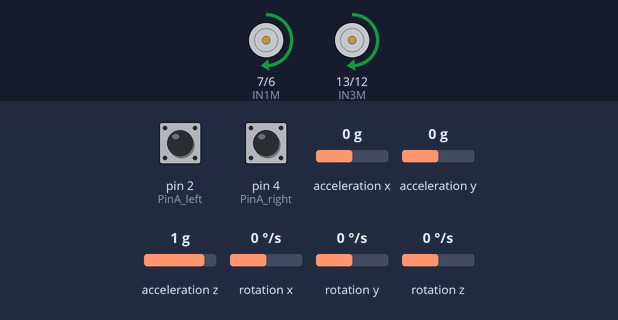
Recording of a sketch running on a simulated Arduino Uno, built with avr-gcc and run on an emulated ATmega328P. Shown: motor-driver pin pairs drawn as motors (green arrow = first pin HIGH = forward, orange = second pin HIGH = backward, longer = more drive, scaled by the enable pin). Wiring (inferred from the names in the program): MPU-6050 motion sensor at I2C address 0x68. The inputs (shaded band) are chosen by the test bench; at power-on: acceleration y 0 g, rotation x 0 °/s, pin 2 (PinA_left) LOW, pin 4 (PinA_right) LOW, acceleration x 0 g, acceleration z 1 g, rotation y 0 °/s, rotation z 0 °/s.

Above: at 12.2 s.
12.3 s: acceleration y set to -1.4 g
At 14.1 s:
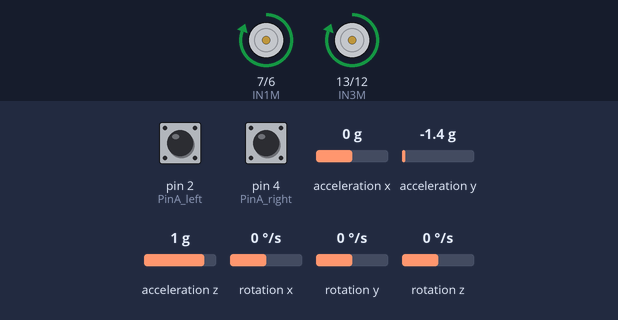
14.4 s: rotation x set to -192 °/s
At 15.4 s:
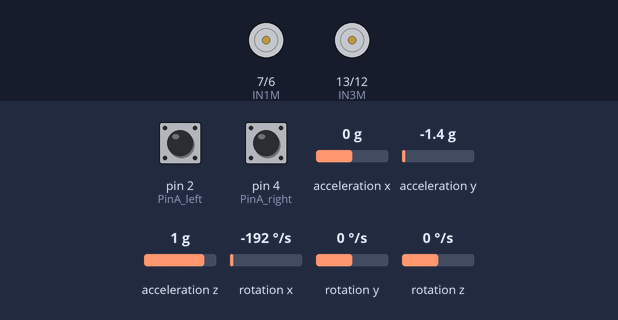
Timing chart, 0 to 17.4 s (numbered marks = the images above; inputs shaded):
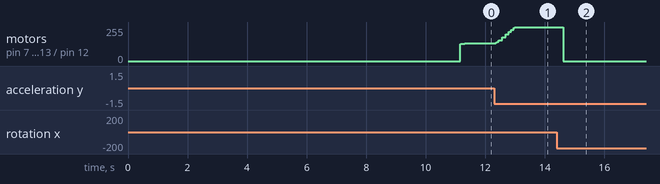

Measured:
- after the input at 12.3 s, motor on pin 7 (IN1M) / pin 6 (IN2M), motor on pin 13 (IN3M) / pin 12 (IN4M): moves from forward 132/255 to forward 255/255 over 0.67 s, starting at once
- after the input at 14.4 s, motor on pin 7 (IN1M) / pin 6 (IN2M), motor on pin 13 (IN3M) / pin 12 (IN4M): forward 255/255 → stopped after 0.22 s

The sketch:

TwoWheelSelf-BalancingRobot.ino
```cpp
 #include "PinChangeInt.h"
#include <Wire.h>
#include "MsTimer2.h"

int IN1M = 7;
int IN2M = 6;
int IN3M = 13;
int IN4M = 12;
int PWMA = 9;
int PWMB = 10;

#define run_car '1'
#define back_car '2'
#define left_car '3'
#define right_car '4'
#define stop_car '0'
enum{
  enSTOP =0,
  enRUN,
  enBACK,
  enLEFT,
  enRIGHT,
  enTLEFT,
  enTRIGHT
} enCarState;
int g_carstate = enSTOP;
String inputString = "";

//Encoder count signal
int PinA_left = 2;  //Interrupt 0
int PinA_right = 4; //Interrupt 1

//Declaring some global variables
int gyro_x, gyro_y, gyro_z;
long acc_x, acc_y, acc_z, acc_total_vector;
int temperature;
long gyro_x_cal, gyro_y_cal, gyro_z_cal;
long loop_timer;
int lcd_loop_counter;
float angle_pitch, angle_roll, angle_yaw;
int angle_pitch_buffer, angle_roll_buffer;
boolean set_gyro_angles;
float angle_roll_acc, angle_pitch_acc;
float angle_pitch_output, angle_roll_output;

float dt = 0.005;
float angleoutput;
double speedoutput = 0;
double E=0;
double kp = 45, ki =0 , kd = 3;
double kp_speed =2.5, ki_speed = 0.25, kd_speed = 0;
double kp_turn = 23, ki_turn = 0, kd_turn = 0.3;
double p0 = 0;

float angle0 = 0;
int pwm1,pwm2,stopl,stopr,pulseleft,pulseright;
float speeds_filterold = 0;
float positions = 0;
volatile long count_right = 0;
volatile long count_left = 0;
int speedcc = 0;
int front = 0, back = 0, turnl = 0, turnr = 0, spinl = 0, spinr = 0, turnOutput = 0;
int turnCount;
int rpluse = 0;
int lpluse = 0;
int sumam;
void resetCarState(){
  front = 0;
  back = 0;
  turnl = 0;
  turnr = 0;
  spinl = 0;
  spinr = 0;
  turnOutput = 0;
}

void countpluse()
{
  lpluse = count_left;
  rpluse = count_right;
  count_left = 0;
  count_right = 0;

  if ((pwm1 < 0) && (pwm2 < 0))//The direction of the trolley motion is judged to be backward (PWM is the motor voltage is negative) and the number of pulses is negative.
  {
    rpluse = -rpluse;
    lpluse = -lpluse;
  }
  else if ((pwm1 > 0) && (pwm2 > 0))//The direction of the trolley motion is judged to be forward (PWM is the motor voltage is positive) and the number of pulses is negative.
  {
    rpluse = rpluse;
    lpluse = lpluse;
  }
  else if ((pwm1 < 0) && (pwm2 > 0))//The direction of the trolley motion is judged to be forward (PWM is the motor voltage is positive) and the number of pulses is negative.
  {
    rpluse = rpluse;
    lpluse = -lpluse;
  }
  else if ((pwm1 > 0) && (pwm2 < 0))//The direction of trolley motion determines that the number of left rotation and right pulse is negative, and the number of left pulses is positive.
  {
    rpluse = -rpluse;
    lpluse = lpluse;
  }
  pulseright += rpluse;
  pulseleft += lpluse;
  sumam = pulseright + pulseleft;
}
/********************Angle PID********************/
void angleout()
{
  E += angle_pitch_output;
  angleoutput = kp * angle_pitch_output +ki*E + kd * gyro_x;

}

void mpu_6050_calibration(){
  for (int cal_int = 0; cal_int < 2000 ; cal_int ++){                  //Run this code 2000 times

    read_mpu_6050_data();                                              //Read the raw acc and gyro data from the MPU-6050
    gyro_x_cal += gyro_x;                                              //Add the gyro x-axis offset to the gyro_x_cal variable
    gyro_y_cal += gyro_y;                                              //Add the gyro y-axis offset to the gyro_y_cal variable
    gyro_z_cal += gyro_z;                                              //Add the gyro z-axis offset to the gyro_z_cal variable
    delay(3);                                                          //Delay 3us to simulate the 250Hz program loop
  }
  gyro_x_cal /= 2000;                                                  //Divide the gyro_x_cal variable by 2000 to get the avarage offset
  gyro_y_cal /= 2000;                                                  //Divide the gyro_y_cal variable by 2000 to get the avarage offset
  gyro_z_cal /= 2000;
}
/********************Interrupt timing 5ms timing interrupt********************/
void inter()
{
  sei();//enable interrupt
  countpluse();//Pulse superposition subfunction
  angle_data();
  angleout();
  speedcc++;
  if (speedcc >= 10)//50ms enter speed control
  {
    speedoutput = speedpiout(kp_speed, ki_speed, kd_speed, front, back, p0);
    speedcc = 0;
  }
  turnCount++;
  if(turnCount > 4){
    turnOutput = turnSpin(turnl, turnr, spinl, spinr, kp_turn, kd_turn,gyro_z);
    turnCount = 0;
  }
  BalanceCar(speedoutput, turnOutput, angle_pitch_output, front, back, IN1M, IN2M, IN3M, IN4M, PWMA, PWMB);//Total PWM output of car
}

/********************Interrupt timing 5ms timing interrupt********************/

/********************Initialization settings********************/
void setup() {
  // TB6612FNGN Driver module control signal initialization
  pinMode(IN1M, OUTPUT);//Control the direction of motor 1, 01 is positive, 10 is reverse.
  pinMode(IN2M, OUTPUT);
  pinMode(IN3M, OUTPUT);//Control the direction of motor 2, 01 is positive, 10 is reverse.
  pinMode(IN4M, OUTPUT);
  pinMode(PWMA, OUTPUT);//PWM of left motor
  pinMode(PWMB, OUTPUT);//PWM of right motor
  //Initializing motor drive module
  digitalWrite(IN1M, 0);
  digitalWrite(IN2M, 1);
  digitalWrite(IN3M, 0);
  digitalWrite(IN4M, 1);
  analogWrite(PWMA, 0);
  analogWrite(PWMB, 0);
  //Speed dial input
  pinMode(PinA_left, INPUT);
  pinMode(PinA_right, INPUT);
  delay(1500);
  pwm1 = 0;
  pwm2 = 0;
  Serial.begin(9600);
  Wire.begin();
  setup_mpu_6050_registers();
  mpu_6050_calibration();

  MsTimer2::set(5, inter);
  MsTimer2::start();
}

void loop()
{
  attachInterrupt(digitalPinToInterrupt(PinA_left), Code_left, CHANGE);
  attachPinChangeInterrupt(PinA_right, Code_right, CHANGE);

  while(Serial.available()){
    char c = Serial.read();
    inputString += c;
  }
  if(inputString.length()>0){
    Serial.println(inputString);
    if(inputString == "F"){
      g_carstate = enRUN;
    }
    if(inputString == "B"){
      g_carstate = enBACK;
    }
    if(inputString == "L"){
      g_carstate = enLEFT;
    }
    if(inputString == "R"){
      g_carstate = enRIGHT;
    }
    if(inputString == "S"){
      g_carstate = enSTOP;
    }
    if(inputString == "E"){
      g_carstate = enTLEFT;
    }
    if(inputString == "I"){
      g_carstate = enTRIGHT;
    }
    inputString ="";
  }

a:  switch(g_carstate){
    case enSTOP : front = 0; back = 0; turnl = 0; turnr = 0; spinl = 0; spinr = 0; turnOutput = 0; break;
    case enRUN : resetCarState(); front = 250; break;
    case enBACK : resetCarState(); back = -250; break;
    case enLEFT : turnl = 1; break;
    case enRIGHT : turnr = 1; break;
    case enTLEFT : spinl = 1; break;
    case enTRIGHT : spinr = 1; break;
    default : front = 0; back = 0; turnl = 0; turnr = 0; spinl = 0; spinr = 0; turnOutput = 0; break;
  }
}

void Code_left()
{
  count_left ++;
}
void Code_right()
{
  count_right ++;
}

float turnSpin(int turnl, int turnr, int spinl, int spinr, float kp_turn, float kd_turn,float gyro_z){
  int spinOnce = 0;
  float rotationRatio;
  float turnSpeed;
  float turnOut;
  int turnmax, turnmin;
  if(turnl == 1 || turnr == 1 || spinl || spinr){
    if(spinOnce == 0){
      spinOnce++;
      if(turnl == 1 || spinl == 1){
        turnOut = -5;
      }
      else if(turnr == 1 || spinr == 1){
        turnOut = +5;
      }else{
        turnOut = 0;
      }
    }
  }else{
    turnOut = 0;
  }
  float turnOutput = kp_turn*turnOut;
  return turnOutput;
}

double speedpiout(float kp_speed, float ki_speed, float kd_speed, int front, int back, double p0)
{
  float speeds = (pulseleft + pulseright) * 1.0;
  pulseright = pulseleft = 0;
  float speeds_filter = speeds_filterold*0.7 + speeds * 0.3;
  speeds_filterold = speeds_filter;
  positions += speeds_filter;
  positions += front;
  positions += back;
  positions = constrain(positions, -3550,3550);
  double output = ki_speed * (p0 - positions) + kp_speed * (p0 - speeds_filter);
  return output;
}

void BalanceCar(double speedoutput, float turnOutput, float angle_pitch_output, int front, int back, int IN1M, int IN2M, int IN3M, int IN4M, int PWMA, int PWMB)
{
  pwm1 = -angleoutput - speedoutput + turnOutput;
  pwm2 = -angleoutput - speedoutput - turnOutput;
  if(pwm1>0 && pwm2>0){
    pwm1=45+pwm1;
    pwm2=45+pwm2;
  }
  else if(pwm1<0 && pwm2<0){
    pwm1=-45+pwm1;
    pwm2=-45+pwm2;
  }
  else{
    pwm1=0;
    pwm2=0;
  }

  if (pwm1 > 255) pwm1 = 255;
  if (pwm1 < -255) pwm1 = -255;
  if (pwm2 > 255) pwm2 = 255;
  if (pwm2 < -255) pwm2 = -255;

  if(angle_pitch_output > 45 || angle_pitch_output < -45)
  {
    pwm1 = 0;
    pwm2 = 0;
  }

  if (pwm1 >= 0)
  {
  digitalWrite(IN2M, 0);
  digitalWrite(IN1M, 1);
  analogWrite(PWMA, pwm1);
  }
  else
  {
  digitalWrite(IN2M, 1);
  digitalWrite(IN1M, 0);
  analogWrite(PWMA, -pwm1);
  }

  if (pwm2 >= 0)
  {
  digitalWrite(IN4M, 0);
  digitalWrite(IN3M, 1);
  analogWrite(PWMB, pwm2);
  }
  else
  {
  digitalWrite(IN4M, 1);
  digitalWrite(IN3M, 0);
  analogWrite(PWMB, -pwm2);
  }
}

void angle_data(){
  read_mpu_6050_data();                                                //Read the raw acc and gyro data from the MPU-6050
  gyro_x -= gyro_x_cal;                                                //Subtract the offset calibration value from the raw gyro_x value
  gyro_y -= gyro_y_cal;                                                //Subtract the offset calibration value from the raw gyro_y value
  gyro_z -= gyro_z_cal;                                                //Subtract the offset calibration value from the raw gyro_z value
  gyro_x = gyro_x/65.5;
  gyro_y = gyro_y/65.5;
  gyro_z = gyro_z/65.5;
  //Gyro angle calculations
  angle_pitch += gyro_x * dt;                                   //Calculate the traveled pitch angle and add this to the angle_pitch variable
  angle_roll += gyro_y * dt;                                    //Calculate the traveled roll angle and add this to the angle_roll variable
  angle_yaw += gyro_z * dt;                                     //Calculate the traveled yaw angle and add this to the angle_yaw variable

  //Accelerometer angle calculations
  acc_total_vector = sqrt((acc_x*acc_x)+(acc_y*acc_y)+(acc_z*acc_z));  //Calculate the total accelerometer vector
  //57.296 = 1 / (3.142 / 180) The Arduino asin function is in radians
  angle_pitch_acc = asin((float)acc_y/acc_total_vector)* 57.296;       //Calculate the pitch angle
  angle_roll_acc = asin((float)acc_x/acc_total_vector)* -57.296;       //Calculate the roll angle

  //Place the MPU-6050 spirit level and note the values in the following two lines for calibration
  angle_pitch_acc -= 1.94;                                              //Accelerometer calibration value for pitch
  angle_roll_acc += 1.67;                                               //Accelerometer calibration value for roll

  if(set_gyro_angles){                                                 //If the IMU is already started
    angle_pitch = angle_pitch * 0.9996 + angle_pitch_acc * 0.0004;     //Correct the drift of the gyro pitch angle with the accelerometer pitch angle
    angle_roll = angle_roll * 0.9996 + angle_roll_acc * 0.0004;        //Correct the drift of the gyro roll angle with the accelerometer roll angle
  }
  else{                                                                //At first start
    angle_pitch = angle_pitch_acc;                                     //Set the gyro pitch angle equal to the accelerometer pitch angle
    angle_roll = angle_roll_acc;                                       //Set the gyro roll angle equal to the accelerometer roll angle
    set_gyro_angles = true;                                            //Set the IMU started flag
  }

  //To dampen the pitch and roll angles a complementary filter is used
  angle_pitch_output = angle_pitch_output * 0.9 + angle_pitch * 0.1;   //Take 90% of the output pitch value and add 10% of the raw pitch value
  angle_roll_output = angle_roll_output * 0.9 + angle_roll * 0.1;      //Take 90% of the output roll value and add 10% of the raw roll value
}

void read_mpu_6050_data(){                                             //Subroutine for reading the raw gyro and accelerometer data
  Wire.beginTransmission(0x68);                                        //Start communicating with the MPU-6050
  Wire.write(0x3B);                                                    //Send the requested starting register
  Wire.endTransmission();                                              //End the transmission
  Wire.requestFrom(0x68,14);                                           //Request 14 bytes from the MPU-6050
  while(Wire.available() < 14);                                        //Wait until all the bytes are received
  acc_x = Wire.read()<<8|Wire.read();                                  //Add the low and high byte to the acc_x variable
  acc_y = Wire.read()<<8|Wire.read();                                  //Add the low and high byte to the acc_y variable
  acc_z = Wire.read()<<8|Wire.read();                                  //Add the low and high byte to the acc_z variable
  temperature = Wire.read()<<8|Wire.read();                            //Add the low and high byte to the temperature variable
  gyro_x = Wire.read()<<8|Wire.read();                                 //Add the low and high byte to the gyro_x variable
  gyro_y = Wire.read()<<8|Wire.read();                                 //Add the low and high byte to the gyro_y variable
  gyro_z = Wire.read()<<8|Wire.read();                                 //Add the low and high byte to the gyro_z variable

}
void setup_mpu_6050_registers(){
  //Activate the MPU-6050
  Wire.beginTransmission(0x68);                                        //Start communicating with the MPU-6050
  Wire.write(0x6B);                                                    //Send the requested starting register
  Wire.write(0x00);                                                    //Set the requested starting register
  Wire.endTransmission();                                              //End the transmission
  //Configure the accelerometer (+/-8g)
  Wire.beginTransmission(0x68);                                        //Start communicating with the MPU-6050
  Wire.write(0x1C);                                                    //Send the requested starting register
  Wire.write(0x10);                                                    //Set the requested starting register
  Wire.endTransmission();                                              //End the transmission
  //Configure the gyro (500dps full scale)
  Wire.beginTransmission(0x68);                                        //Start communicating with the MPU-6050
  Wire.write(0x1B);                                                    //Send the requested starting register
  Wire.write(0x08);                                                    //Set the requested starting register
  Wire.endTransmission();                                              //End the transmission
}
```
